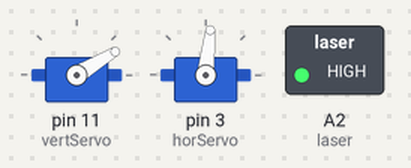
Recording of a sketch running on a simulated Arduino Uno, built with avr-gcc and run on an emulated ATmega328P. On the bench: 2 × servo, switched loads named in the sketch (green lamp = pin HIGH). Random numbers use the default seed unless the sketch sets one.

Above: at 0.15 s.
At 0.6 s:
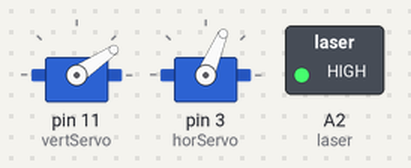
At 5.5 s:
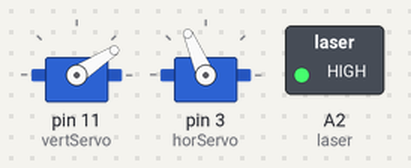
At 17.0 s:
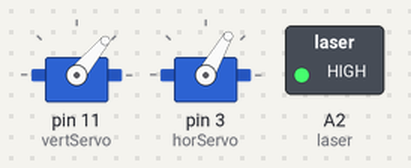
At 36.4 s:
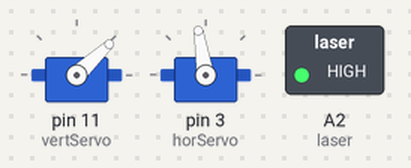
At 38.7 s:
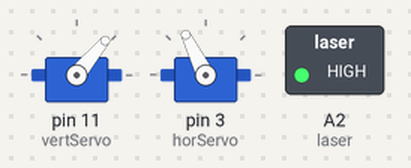
Timing chart, 0 to 40.0 s (numbered marks = the images above):
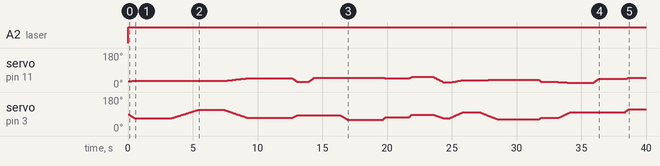

The sketch:

Cat_Toy.ino
```cpp
#include <Servo.h>

const int vertServo = 11;
const int horServo = 3;
const int laser = A2;

const int upper = 20;
const int lower = 55;

const int left = 120;
const int right = 60;

Servo vServo;
Servo hServo;


void setup() {
  Serial.begin(9600);

  pinMode(vertServo, OUTPUT);
  pinMode(horServo, OUTPUT);
  vServo.attach(vertServo);
  hServo.attach(horServo);


  pinMode(laser, OUTPUT);

}

void loop() {
  digitalWrite(laser, HIGH);
  vServo.write(30);
  hServo.write(90);

  int x = 90;
  int y = 30;
  int lastX = 0;
  int lastY = 0;
  int d1 = 0;
  while (true) {
    lastX = x;
    lastY = y;
    x = random(60, 120);
    y = random(20, 55);
    float diffX = lastX - x;
    float diffY = lastY - y;
    int m = max(abs(diffX), abs(diffY));
    for (int i = 0; i < m; i++) {
      hServo.write(int(lastX - (diffX / m * i)));
      vServo.write(int(lastY - (diffY / m * i)));
      delay(m);
    }
    hServo.write(x);
    vServo.write(y);
    if (diffX > diffY) {
      d1 = 2000 + 2000/(left - right) * abs(diffX);
    }
    else {
      d1 = 2000 + 2000/(upper - lower) * abs(diffY);
    }
    delay(d1);
  }
}
```

Measured:
- by itself, A2 (laser): LOW → HIGH at 0.00 s
